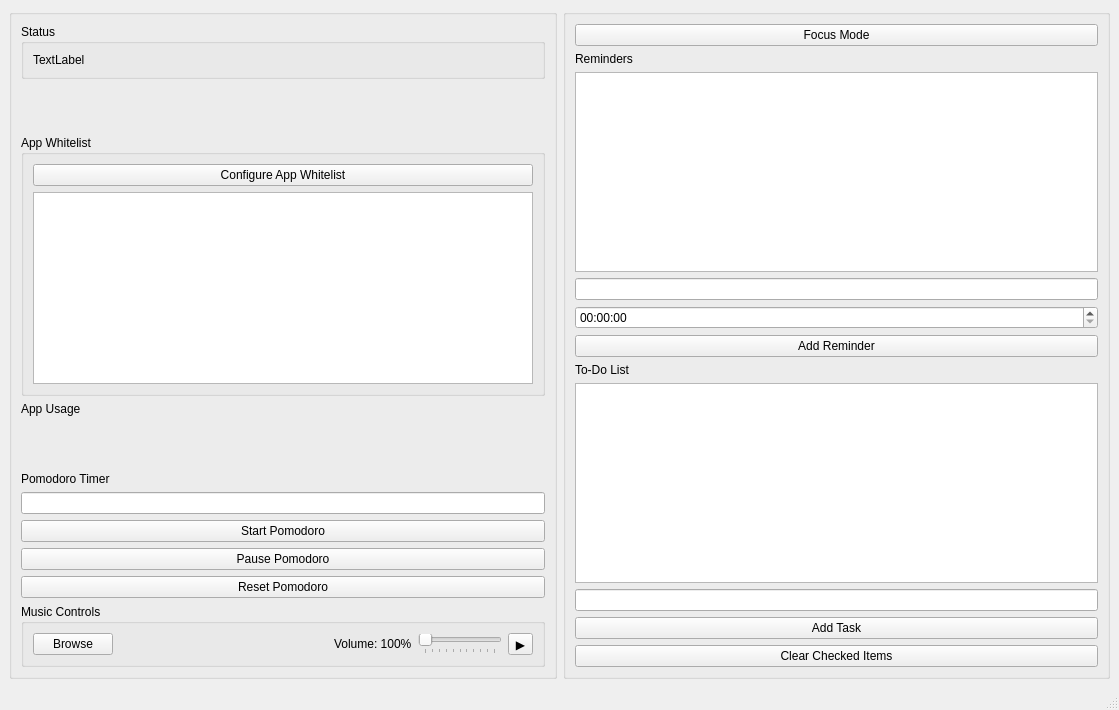
<?xml version="1.0" encoding="UTF-8"?>
<ui version="4.0">
 <class>MainWindow</class>
 <widget class="QMainWindow" name="MainWindow">
  <property name="geometry">
   <rect>
    <x>0</x>
    <y>0</y>
    <width>1119</width>
    <height>710</height>
   </rect>
  </property>
  <property name="windowTitle">
   <string>MainWindow</string>
  </property>
  <widget class="QWidget" name="centralwidget">
   <layout class="QHBoxLayout" name="horizontalLayout_2">
    <item>
     <widget class="QGroupBox" name="leftGroup">
      <property name="title">
       <string/>
      </property>
      <layout class="QVBoxLayout" name="verticalLayout_5">
       <item>
        <widget class="QGroupBox" name="statusGroup">
         <property name="title">
          <string>Status</string>
         </property>
         <layout class="QVBoxLayout" name="verticalLayout">
          <item>
           <widget class="QLabel" name="timeLabel">
            <property name="text">
             <string>TextLabel</string>
            </property>
           </widget>
          </item>
         </layout>
        </widget>
       </item>
       <item>
        <spacer name="verticalSpacer_2">
         <property name="orientation">
          <enum>Qt::Vertical</enum>
         </property>
         <property name="sizeHint" stdset="0">
          <size>
           <width>20</width>
           <height>40</height>
          </size>
         </property>
        </spacer>
       </item>
       <item>
        <widget class="QGroupBox" name="appsGroup">
         <property name="title">
          <string>App Whitelist</string>
         </property>
         <layout class="QVBoxLayout" name="verticalLayout_2">
          <item>
           <widget class="QPushButton" name="appWhitelistButton">
            <property name="text">
             <string>Configure App Whitelist</string>
            </property>
           </widget>
          </item>
          <item>
           <widget class="QListWidget" name="mainWindowAppWhitelist">
            <property name="selectionMode">
             <enum>QAbstractItemView::NoSelection</enum>
            </property>
           </widget>
          </item>
         </layout>
        </widget>
       </item>
       <item>
        <widget class="QLabel" name="label">
         <property name="text">
          <string>App Usage</string>
         </property>
        </widget>
       </item>
       <item>
        <spacer name="verticalSpacer">
         <property name="orientation">
          <enum>Qt::Vertical</enum>
         </property>
         <property name="sizeHint" stdset="0">
          <size>
           <width>20</width>
           <height>40</height>
          </size>
         </property>
        </spacer>
       </item>
       <item>
        <widget class="QLabel" name="label_5">
         <property name="text">
          <string>Pomodoro Timer</string>
         </property>
         <property name="alignment">
          <set>Qt::AlignLeading|Qt::AlignLeft|Qt::AlignVCenter</set>
         </property>
        </widget>
       </item>
       <item>
        <widget class="QLineEdit" name="pomodoroTimer">
         <property name="text">
          <string/>
         </property>
        </widget>
       </item>
       <item>
        <widget class="QPushButton" name="startPomodoroButton">
         <property name="text">
          <string>Start Pomodoro</string>
         </property>
        </widget>
       </item>
       <item>
        <widget class="QPushButton" name="pausePomodoroButton">
         <property name="text">
          <string>Pause Pomodoro</string>
         </property>
        </widget>
       </item>
       <item>
        <widget class="QPushButton" name="resetPomodoroButton">
         <property name="text">
          <string>Reset Pomodoro</string>
         </property>
        </widget>
       </item>
       <item>
        <widget class="QGroupBox" name="musicGroup">
         <property name="title">
          <string>Music Controls</string>
         </property>
         <layout class="QHBoxLayout" name="horizontalLayout_3">
          <item>
           <widget class="QPushButton" name="musicBrowseRadioBtn">
            <property name="text">
             <string>Browse</string>
            </property>
           </widget>
          </item>
          <item>
           <widget class="QLabel" name="musicLabel">
            <property name="text">
             <string/>
            </property>
           </widget>
          </item>
          <item>
           <spacer name="horizontalSpacer">
            <property name="orientation">
             <enum>Qt::Horizontal</enum>
            </property>
            <property name="sizeHint" stdset="0">
             <size>
              <width>40</width>
              <height>20</height>
             </size>
            </property>
           </spacer>
          </item>
          <item>
           <widget class="QLabel" name="musicVolumeLabel">
            <property name="text">
             <string>Volume: 100%</string>
            </property>
           </widget>
          </item>
          <item>
           <widget class="QSlider" name="musicVolumeSlider">
            <property name="sizePolicy">
             <sizepolicy hsizetype="Minimum" vsizetype="Fixed">
              <horstretch>0</horstretch>
              <verstretch>0</verstretch>
             </sizepolicy>
            </property>
            <property name="maximum">
             <number>100</number>
            </property>
            <property name="orientation">
             <enum>Qt::Horizontal</enum>
            </property>
            <property name="tickPosition">
             <enum>QSlider::TicksBelow</enum>
            </property>
           </widget>
          </item>
          <item>
           <widget class="QToolButton" name="musicPlayPauseBtn">
            <property name="text">
             <string>▶️</string>
            </property>
           </widget>
          </item>
         </layout>
        </widget>
       </item>
      </layout>
     </widget>
    </item>
    <item>
     <widget class="QGroupBox" name="rightGroup">
      <property name="title">
       <string/>
      </property>
      <layout class="QVBoxLayout" name="verticalLayout_4">
       <item>
        <widget class="QPushButton" name="focusMode">
         <property name="text">
          <string>Focus Mode</string>
         </property>
        </widget>
       </item>
       <item>
        <widget class="QLabel" name="label_2">
         <property name="text">
          <string>Reminders</string>
         </property>
        </widget>
       </item>
       <item>
        <widget class="QListWidget" name="reminderList"/>
       </item>
       <item>
        <widget class="QLineEdit" name="reminderInput"/>
       </item>
       <item>
        <widget class="QTimeEdit" name="reminderTimeEdit"/>
       </item>
       <item>
        <widget class="QPushButton" name="addReminderButton">
         <property name="text">
          <string>Add Reminder</string>
         </property>
        </widget>
       </item>
       <item>
        <widget class="QLabel" name="label_4">
         <property name="text">
          <string>To-Do List</string>
         </property>
        </widget>
       </item>
       <item>
        <widget class="QListWidget" name="taskList"/>
       </item>
       <item>
        <widget class="QLineEdit" name="taskInput"/>
       </item>
       <item>
        <widget class="QPushButton" name="addTaskButton">
         <property name="text">
          <string>Add Task</string>
         </property>
        </widget>
       </item>
       <item>
        <widget class="QPushButton" name="clearCheckedButton">
         <property name="text">
          <string>Clear Checked Items</string>
         </property>
        </widget>
       </item>
      </layout>
     </widget>
    </item>
   </layout>
  </widget>
  <widget class="QMenuBar" name="menubar">
   <property name="geometry">
    <rect>
     <x>0</x>
     <y>0</y>
     <width>1119</width>
     <height>26</height>
    </rect>
   </property>
  </widget>
  <widget class="QStatusBar" name="statusbar"/>
 </widget>
 <resources/>
 <connections/>
</ui>
